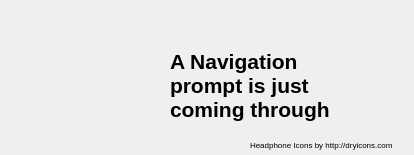
<?xml version="1.0" encoding="UTF-8"?>
<ui version="4.0">
 <class>naviPopup</class>
 <widget class="QWidget" name="naviPopup">
  <property name="geometry">
   <rect>
    <x>0</x>
    <y>0</y>
    <width>414</width>
    <height>155</height>
   </rect>
  </property>
  <property name="windowIcon">
   <iconset>
    <normaloff>Bild1.png</normaloff>Bild1.png</iconset>
  </property>
  <widget class="QLabel" name="label">
   <property name="geometry">
    <rect>
     <x>10</x>
     <y>10</y>
     <width>151</width>
     <height>141</height>
    </rect>
   </property>
   <property name="text">
    <string/>
   </property>
   <property name="pixmap">
    <pixmap>Bild1.png</pixmap>
   </property>
  </widget>
  <widget class="QLabel" name="label_2">
   <property name="geometry">
    <rect>
     <x>170</x>
     <y>20</y>
     <width>201</width>
     <height>131</height>
    </rect>
   </property>
   <property name="text">
    <string>&lt;!DOCTYPE HTML PUBLIC &quot;-//W3C//DTD HTML 4.0//EN&quot; &quot;http://www.w3.org/TR/REC-html40/strict.dtd&quot;&gt;
&lt;html&gt;&lt;head&gt;&lt;meta name=&quot;qrichtext&quot; content=&quot;1&quot; /&gt;&lt;style type=&quot;text/css&quot;&gt;
p, li { white-space: pre-wrap; }
&lt;/style&gt;&lt;/head&gt;&lt;body style=&quot; font-family:'Ubuntu'; font-size:11pt; font-weight:400; font-style:normal;&quot;&gt;
&lt;p style=&quot; margin-top:0px; margin-bottom:0px; margin-left:0px; margin-right:0px; -qt-block-indent:0; text-indent:0px;&quot;&gt;&lt;span style=&quot; font-size:16pt; font-weight:600;&quot;&gt;A Navigation prompt is just coming through&lt;/span&gt;&lt;/p&gt;&lt;/body&gt;&lt;/html&gt;</string>
   </property>
   <property name="textFormat">
    <enum>Qt::RichText</enum>
   </property>
   <property name="scaledContents">
    <bool>true</bool>
   </property>
   <property name="wordWrap">
    <bool>true</bool>
   </property>
  </widget>
  <widget class="QLabel" name="label_3">
   <property name="geometry">
    <rect>
     <x>250</x>
     <y>140</y>
     <width>161</width>
     <height>17</height>
    </rect>
   </property>
   <property name="text">
    <string>&lt;!DOCTYPE HTML PUBLIC &quot;-//W3C//DTD HTML 4.0//EN&quot; &quot;http://www.w3.org/TR/REC-html40/strict.dtd&quot;&gt;
&lt;html&gt;&lt;head&gt;&lt;meta name=&quot;qrichtext&quot; content=&quot;1&quot; /&gt;&lt;style type=&quot;text/css&quot;&gt;
p, li { white-space: pre-wrap; }
&lt;/style&gt;&lt;/head&gt;&lt;body style=&quot; font-family:'Ubuntu'; font-size:11pt; font-weight:400; font-style:normal;&quot;&gt;
&lt;p style=&quot; margin-top:0px; margin-bottom:0px; margin-left:0px; margin-right:0px; -qt-block-indent:0; text-indent:0px;&quot;&gt;&lt;span style=&quot; font-size:6pt;&quot;&gt;Headphone Icons by http://dryicons.com&lt;/span&gt;&lt;/p&gt;
&lt;p style=&quot;-qt-paragraph-type:empty; margin-top:0px; margin-bottom:0px; margin-left:0px; margin-right:0px; -qt-block-indent:0; text-indent:0px; font-size:6pt;&quot;&gt;&lt;/p&gt;&lt;/body&gt;&lt;/html&gt;</string>
   </property>
  </widget>
 </widget>
 <resources/>
 <connections/>
</ui>
